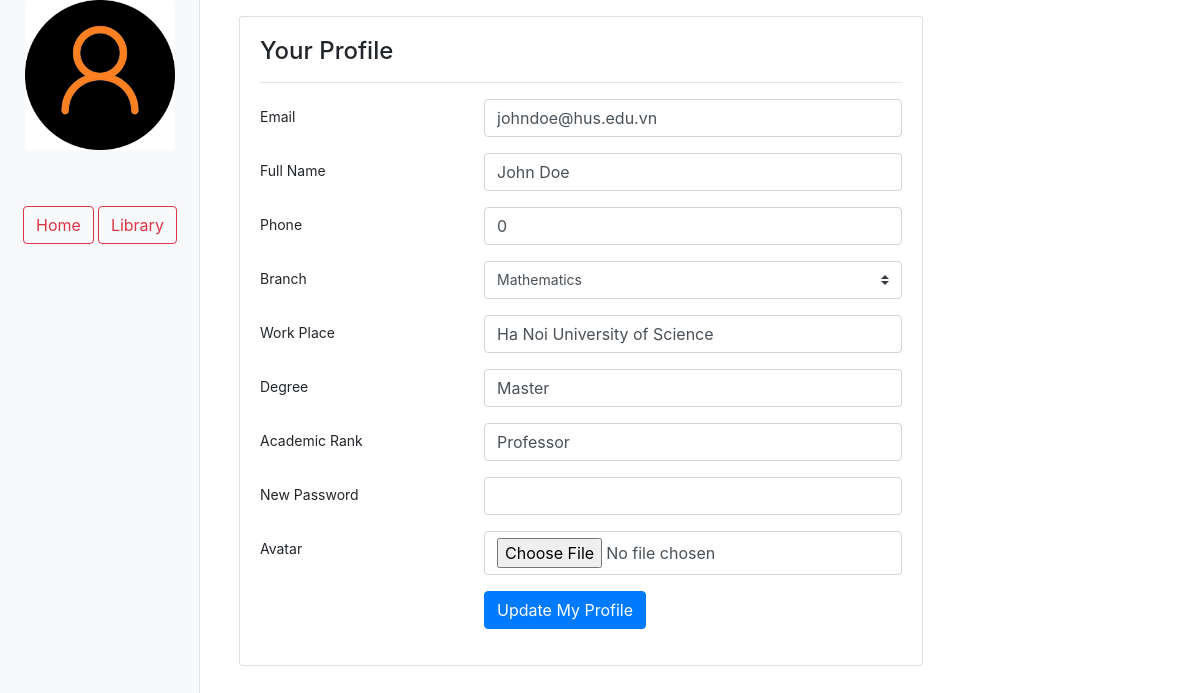
The page /teacher/profile (signed in) on the database its author committed.
### tables this page shows
CREATE TABLE `teacher` (
  `id` int NOT NULL AUTO_INCREMENT,
  `user_id` int NOT NULL,
  `degree` varchar(20) DEFAULT NULL,
  `work_place` varchar(50) DEFAULT NULL,
  `academic_rank` varchar(20) DEFAULT NULL,
  `branch_id` int DEFAULT NULL,
  PRIMARY KEY (`id`),
  KEY `fkIdx_212` (`user_id`),
  KEY `FK_teacher_branch` (`branch_id`),
  CONSTRAINT `FK_teacher_branch` FOREIGN KEY (`branch_id`) REFERENCES `branch` (`id`) ON DELETE CASCADE ON UPDATE CASCADE,
  CONSTRAINT `FK_user_teacher` FOREIGN KEY (`user_id`) REFERENCES `user` (`id`) ON DELETE CASCADE ON UPDATE CASCADE
);

CREATE TABLE `user` (
  `id` int NOT NULL AUTO_INCREMENT,
  `email` varchar(100) NOT NULL,
  `pass_hashed` varchar(255) NOT NULL,
  `name` varchar(100) NOT NULL,
  `phone_number` varchar(10) DEFAULT NULL,
  `role_id` int NOT NULL,
  `avatar` varchar(100) DEFAULT NULL,
  `active` tinyint(1) DEFAULT NULL,
  PRIMARY KEY (`id`),
  KEY `fkIdx_235` (`role_id`),
  CONSTRAINT `FK_235` FOREIGN KEY (`role_id`) REFERENCES `role` (`id`)
);

### views/teacher/teacher_profile_ui.php (the view, shortened to what the rows shown need)
<!doctype html>
<html lang='en'>
<head>
    <link rel='stylesheet' href='https://maxcdn.bootstrapcdn.com/bootstrap/4.0.0/css/bootstrap.min.css'>
    <link href='/assets/css/admin-style.css' rel='stylesheet'>
    <link rel='stylesheet' href='https://cdnjs.cloudflare.com/ajax/libs/font-awesome/5.11.0/css/all.min.css'>
</head>
<body>
<div class='container-fluid height-100vh'>
    <div class='row'>
        <nav class='col-md-2 d-none d-md-block bg-light sidebar text-center'>
            <div class='text-center'>
                <a href='#' role='button' data-toggle='dropdown' aria-haspopup='true' aria-expanded='false'>
                    <?php
                    echo "<img src='/assets/image/".$data['avatar']."' width='150px' height='150px' class='rounded' alt='...'>"
                    ?>
                </a>
            </div>
            <div class='sidebar-sticky'>
                <a class='btn btn-outline-danger my-5' href='/teacher'>Home</a>
                <a class='btn btn-outline-danger my-5' href='/library'>Library</a>
            </div>
        </nav>
        <main role='main' class='col-md-9 ml-sm-auto col-lg-10 pt-3 px-4'>
            <div class='col-md-9'>
                <div class='card'>
                    <div class='card-body'>
                        <div class='row'>
                            <div class='col-md-12'>
                                <h4>Your Profile</h4>
                                <hr>
                            </div>
                        </div>
                        <div class='row'>
                            <div class='col-md-12'>
                                <?php
                                    echo "<form action='/teacher/profile/update' method='post' enctype='multipart/form-data'>
                                    <div class='form-group row'>
                                        <label for='email' class='col-4 col-form-label'>Email</label>
                                        <div class='col-8'>
                                            <input id='email' name='email' class='form-control here' required type='text' value='".$data['teacher']['email']."'>
                                        </div>
                                    </div>
                                    <div class='form-group row'>
                                        <label for='name' class='col-4 col-form-label'>Full Name</label>
                                        <div class='col-8'>
                                            <input id='name' name='name' class='form-control here' required type='text' value='".$data['teacher']['name']."'>
                                        </div>
                                    </div>
                                    <div class='form-group row'>
                                        <label for='phone' class='col-4 col-form-label'>Phone</label>
                                        <div class='col-8'>
                                            <input id='phone' name='phone' class='form-control here' pattern='(09|03|07|08|05)+([0-9]{8})\b' required type='text' value='".$data['teacher']['phone']."'>
                                        </div>
                                    </div>
                                    <div class='form-group row'>
                                        <label for='select' class='col-4 col-form-label'>Branch</label>
                                        <div class='col-8'>
                                            <select id='select' name='branch' class='custom-select'>";
                                                foreach ($data['branches'] as $branch) {
                                                    if($branch['id'] == $data['teacher']['branch']){
                                                        echo "<option selected value='".$branch['id']."'>".$branch['name']."</option>";
                                                    } else{
                                                        echo "<option value='".$branch['id']."'>".$branch['name']."</option>";
                                                    }
                                                }
                                      echo "</select>
                                        </div>
                                    </div>
                                    <div class='form-group row'>
                                        <label for='work_place' class='col-4 col-form-label'>Work Place</label>
                                        <div class='col-8'>
                                            <input id='work_place' name='work_place' class='form-control here' type='text' value='".$data['teacher']['work_place']."'>
                                        </div>
                                    </div>
                                    <div class='form-group row'>
                                        <label for='degree' class='col-4 col-form-label'>Degree</label>
                                        <div class='col-8'>
                                            <input id='degree' name='degree' class='form-control here' type='text' value='".$data['teacher']['degree']."'>
                                        </div>
                                    </div>
                                    <div class='form-group row'>
                                        <label for='academic_rank' class='col-4 col-form-label'>Academic Rank</label>
                                        <div class='col-8'>
                                            <input id='academic_rank' name='academic_rank' class='form-control here' type='text' value='".$data['teacher']['academic_rank']."'>
                                        </div>
                                    </div>
                                    <div class='form-group row'>
                                        <label for='new_password' class='col-4 col-form-label'>New Password</label>
                                        <div class='col-8'>
                                            <input id='new_password' name='new_password' class='form-control here' type='text'>
                                        </div>
                                    </div>
                                    <div class='form-group row'>
                                        <label for='avatar' class='col-4 col-form-label'>Avatar</label>
                                        <div class='col-8'>
                                            <input id='avatar' name='avatar' class='form-control here' type='file'>
                                        </div>
                                    </div>
                                    <div class='form-group row'>
                                        <div class='offset-4 col-8'>
                                            <button name='submit' type='submit' class='btn btn-primary'>Update My Profile</button>
                                        </div>
                                    </div>
                                </form>";
                                ?>
                            </div>
                        </div>
                    </div>
                </div>
            </div>
        </main>
    </div>
</div>
</body>
</html>

### rows shown on the page
teacher: email "johndoe@hus.edu.vn", name "John Doe", phone "0", work_place "Ha Noi University of Science", degree "Master", academic_rank "Professor"

### other values the page prints
form field branch "Mathematics"
